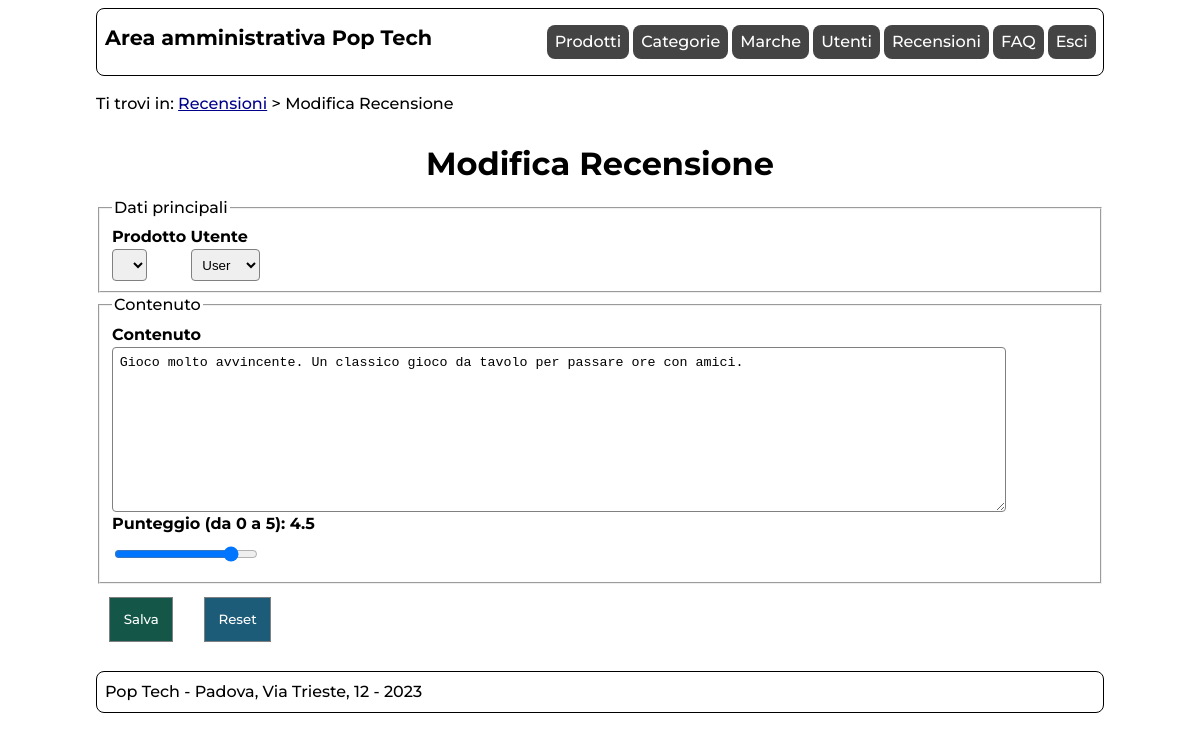
The page /admin/recensione.php?id=1 (signed in) on the database its author committed.
### tables this page shows
CREATE TABLE `recensione` (
  `ID` int(11) UNSIGNED NOT NULL,
  `prodotto` int(10) UNSIGNED NOT NULL,
  `utente` int(10) UNSIGNED NOT NULL,
  `contenuto` text,
  `punteggio` decimal(2,1) UNSIGNED NOT NULL DEFAULT '0.0'
);

### includes/connection.php (called while the page is built, shortened)
<?php
class DBAccess{
    private $connection;
    public function open_connection(){
        $this->connection = mysqli_connect(DBAccess::HOST_DB, DBAccess::USERNAME, DBAccess::PASSWORD, DBAccess::DATABASE_NAME);
        if(mysqli_connect_errno()) {
            echo "Errore di connessione al database: " . mysqli_connect_error();
            return false;
        }
        else{
            return true;
        }
    }
    public function exec_select_query($query){
        $res = mysqli_query($this->connection, $query) or die("Errore DB: ".mysqli_error($this->connection));
        if(mysqli_num_rows($res)==0){
            return array();
        }else{
            $resArray = array();
            while($row = mysqli_fetch_assoc($res)){
                array_push($resArray,$row);
            }
            return $resArray;
        }
    }
}
?>

### admin/recensione.php (the view, shortened to what this page needs)
<?php
    require_once "../includes/connection.php";
    require_once "../includes/utilities.php";
    $template = file_get_contents('layouts/layout.html');
    $form     = file_get_contents('layouts/recensione.html');
    $pageID = 'recensione';
    $title = "Pop Tech";
    $breadcrumbs = '<p>Ti trovi in: <a href="recensioni.php">Recensioni</a> &gt; Nuova recensione</p>';
    $errorsStr = "";
    if(!isLoggedIn(true)){
        $content = getAdminLoggedOutError();
    }else{
        $content = "<h1>Nuova Recensione</h1>";
        $id         = '';
        $utente     = '';
        $contenuto  = '';
        $punteggio = '';
        $connection = new DBAccess();
        if($connection->open_connection()){
            $users    = $connection->exec_select_query('SELECT id,nome FROM utente ORDER BY nome;');
            $products = $connection->exec_select_query('SELECT id,nome FROM prodotto ORDER BY nome;');
            if(isset($_POST['submit'])){
                $errors = [];
                $query = "";
                $action = "inserita";
                $utente    = sanitize($_POST['utente'],"");
                $prodotto  = sanitize($_POST['prodotto'],"");
                $contenuto = sanitize($_POST['contenuto'],"<p><em><b><strong><ul><li><ol>");
                $punteggio = floatVal(sanitize($_POST['punteggio'],""));
                if($utente==''){
                    array_push($errors,'<p class="message errorMsg" role="alert">Selezionare un utente.</p>');
                }
                if($prodotto==''){
                    array_push($errors,'<p class="message errorMsg" role="alert">Selezionare un utente.</p>');
                }
                if(count($errors)==0){
                    if(isset($_POST['id']) && intval($_POST['id'])!=0){
                        $id   = intval(sanitize($_POST['id'],""));
                        $query = "UPDATE recensione SET utente=$utente, prodotto=$prodotto, contenuto='$contenuto', punteggio=$punteggio WHERE id=$id";
                        $action = "modificata";
                    }else{
                        $id = '';
                        $query = "INSERT INTO recensione(utente,prodotto,contenuto,punteggio) VALUES ($utente,$prodotto,'$contenuto',$punteggio);";
                    }
                    $queryOK = $connection->exec_alter_query($query);
                    if($queryOK){
                        $content .= '<p class="message successMsg" role="status">Recensione '.$action.' con successo</p>';
                    }else{
                        $content .= '<p class="message errorMsg" role="alert" role="status">Errore durante l\'inserimento. Contatta il supporto tecnico.</p>';
                    }
                }else{
                    $errorsStr = '<ul>';
                    foreach($errors as $error){
                        $errorsStr .= '<li>'.$error.'</li>';
                    }
                    $errorsStr .= '<ul>';
                    $form = str_replace('{{id}}',$id,$form);
                    $utenti = "";
                    foreach($users as $user){
                        $utenti .= '<option value="'.$user['id'].'" '.(($user['id']==$review['utente'])?'selected':'').'>'.$user['nome'].'</option>';
                    }
                    $prodotti = "";
                    foreach($products as $product){
                        $prodotti .= '<option value="'.$product['id'].'" '.(($product['id']==$review['prodotto'])?'selected':'').'>'.parse_lang($product['nome'],true).'</option>';
                    }
                    $form = str_replace('{{utenti}}',$utenti,$form);
                    $form = str_replace('{{prodotti}}',$prodotti,$form);
                    $form = str_replace('{{contenuto}}',$contenuto,$form);
                    $form = str_replace('{{punteggio}}',$punteggio,$form);
                    $form = str_replace('{{errors}}',$errorsStr,$form);
                    $content .= $form;
                }
            }else{
                if(isset($_GET['id']) && intval($_GET['id'])!=0){
                    $id = intval(sanitize($_GET['id'],""));
                    $reviews = $connection->exec_select_query('SELECT * FROM recensione WHERE id='.$id.';');
                    if(isset($reviews[0])){
                        $review = $reviews[0];
                        $content = "<h1>Modifica Recensione</h1>";
                        $breadcrumbs = '<p>Ti trovi in: <a href="recensioni.php">Recensioni</a> &gt; Modifica Recensione</p>';
                        $utente     = $review['utente'];
                        $contenuto  = $review['contenuto'];
                        $punteggio = $review['punteggio'];
                    }else{
                        $content .= '<p class="message errorMsg" role="alert">Recensione non trovata.</p>';
                    }
                }
                $utenti = "";
                foreach($users as $user){
                    $utenti .= '<option value="'.$user['id'].'" '.(($user['id']==$utente)?'selected':'').'>'.$user['nome'].'</option>';
                }
                $prodotti = "";
                $form = str_replace('{{id}}',$id,$form);
                $form = str_replace('{{utenti}}',$utenti,$form);
                $form = str_replace('{{prodotti}}',$prodotti,$form);
                $form = str_replace('{{contenuto}}',$contenuto,$form);
                $form = str_replace('{{punteggio}}',$punteggio,$form);
                $form = str_replace('{{errors}}',$errorsStr,$form);
                $content .= $form;
            }
        }else{
            $content .= getDBConnectionError(true);
        }
    }
    $menu = get_admin_menu();
    $template = str_replace('{{menu}}',$menu,$template);
    $template = str_replace('{{onload}}','setRangeListener();setRangeListener();',$template);
    $template = str_replace('{{pageID}}',$pageID,$template);
    $template = str_replace('{{title}}',$title,$template);
    $template = str_replace('{{breadcrumbs}}',$breadcrumbs,$template);
    $template = str_replace('{{content}}',$content,$template);
    echo $template;
?>

### styles/admin.css (style rules this page uses)
html,body { font-size: 100%; line-height: 1.5em; height: 100%; margin: auto; }
body { max-width: 1024px; margin: auto; padding: 0em; font-family: 'Montserrat',Arial, Helvetica, sans-serif; }
:root { --acolor: darkblue; --avisitedcolor: purple; --ahovercolor: blue; --libgcolor: #444444; --liabgcolor: #fff; --bordercolor: #000; --itemhovercolor: lightgray; --btncolor:#FFF; --btnbgcolor: #145749; --btnbordercolor: #145749; --btninfobordercolor: #1d5c78; --btninfobgcolor: #1d5c78; --btndangerbgcolor: #9b3131; --btndangerbordercolor: #9b3131; --inputborder: gray; --successcolor: #114c3d; --successbgcolor: #cdf9eb; --successbordercolor: #114c3d; --errorcolor: #4d0202; --errorbgcolor: #edb7ba; --errorbordercolor: #4d0202; }
a { color: var(--acolor); text-decoration: underline; }
nav#menu h1 { flex-grow: 1; font-size: 1.3em; }
nav#menu { display: flex; padding: 0em 0.2em 0em 0.5em; margin: 0.5em; border: 1px solid var(--bordercolor); border-radius: 0.5em; }
nav#breadcrumbs { margin: 0.5em; }
.btn { font-family: 'Montserrat',Arial, Helvetica, sans-serif; text-align: center; padding: .5em 1em .5em 1em; cursor: pointer; display: inline-block; text-align: center; border: 3px solid var(--bordercolor); }
.btn-green,.btn-green:visited,.btn-green:hover { background-color: var(--btnbgcolor); border-color: var(--btnbordercolor); color:var(--btncolor); }
.btn-info, .btn-danger, .btn-green { display: inline-block; margin: 0.5em; }
.btn-info,.btn-info:visited,.btn-info:hover { background-color: var(--btninfobgcolor); border-color: var(--btninfobordercolor); color: var(--btncolor); }
label { font-weight: bold; display: inline-block; }
input[type=text],input[type=range],input[type=password],select,textarea { display: block; padding: 0.5em; border-radius: 0.3em; border: 1px solid var(--inputborder); }
input[type=submit],input[type=reset] { display: inline-block; padding: 1em; margin: 1em; border: 1px solid var(--inputborder); }
.formBig { display: block; }
.formBig input,.formBig textarea { width: 90%; }
main { padding: 0.5em; }
main h1 { padding: 0.3em; padding-top: 0.1em; text-align: center; margin: 0.3em; }
form { max-width: 100%; }
label { max-width: 100%; }
select { max-width: 95%; }
#content:after { content: ""; display: block; }
footer { display: flex; flex-direction: row; justify-content: space-between; flex-wrap: wrap; margin-top: auto; padding: 0.5em; margin: 0.5em; border: 1px solid black; border-radius: 0.5em; }

### styles/adminMobile.css (style rules this page uses)
nav#menu h1 { flex: 100% 0 0; }
nav#menu { flex: 100% 0 0; flex-wrap: wrap; }
main { padding: 0.5em; }
main h1 { line-height: 1; }
#data { padding: 0.3em; margin: 0em; }
#data input[type=text], #data input[type=password], #data input[type=email], #data textarea, #data select { margin: 0.5em; padding: 0.5em; }
.btn-green { display: flex; justify-content: center; align-items: center; }
input, input.button { -webkit-appearance: none; }

### styles/print.css (style rules this page uses)
html,body { font-size: 12pt; line-height: 1.5em; }
body { margin: auto; font-family: "Times New Roman", serif; }
a:not([href*="#"]):not([href*="http"]):after { content: " ( http://tecweb.studenti.math.unipd.it/gmoretto/" attr(href) " )"; }
footer { margin-top: 0.5cm; text-align: center; }
#menu { display: none; }
.btn, textarea, select { display: none; }
#admin_prodotto label, #admin_categoria label:not(.checkbox), #admin_utente label:not(.checkbox), #admin_recensione label, #admin_faq label, #admin_loginPage label { display: block; }
#admin_prodotto label::after, #admin_categoria label:not(.checkbox)::after, #admin_marca label::after, #admin_utente label:not(.checkbox)::after, #admin_recensione label::after, #admin_faq label::after, #admin_loginPage label::after { content: ":"; }
#admin_prodotto input, #admin_categoria input:not(#inPrimaPagina), #admin_marca input, #admin_utente input:not(#admin), #admin_recensione input, #admin_faq input, #admin_loginPage input { display: none; }
#admin_prodotto #breadcrumbs, #admin_categoria #breadcrumbs, #admin_marca #breadcrumbs, #admin_utente #breadcrumbs, #admin_recensione #breadcrumbs, #admin_faq #breadcrumbs { display: none; }

### rows shown on the page
recensione: utente "User", contenuto "Gioco molto avvincente. Un classico gioco da tavolo per passare ore con amici.", punteggio "4.5"

### other values the page prints
$names[$i] "Prodotti"
$names[$i] "Categorie"
$names[$i] "Marche"
$names[$i] "Utenti"
$names[$i] "Recensioni"
$names[$i] "FAQ"
